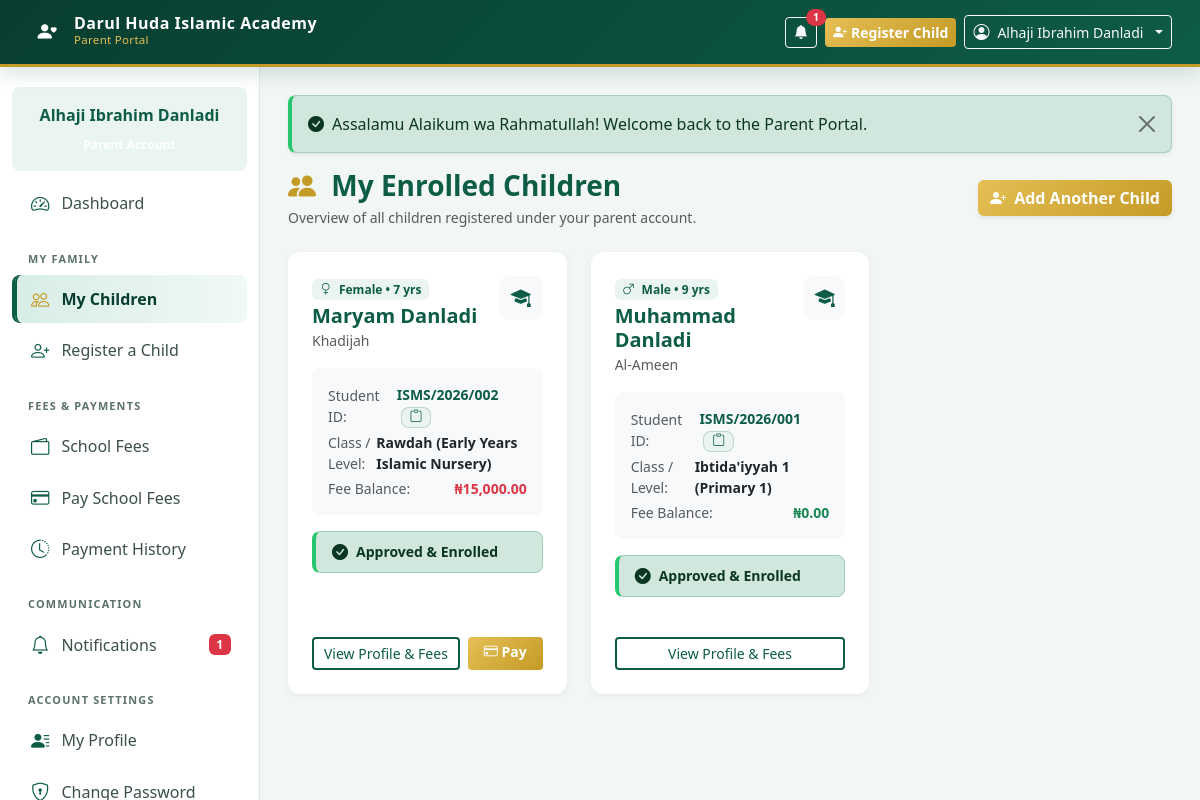
The page /parent/my_children.php (signed in) on the database its author committed.
### tables this page shows
CREATE TABLE `parents` (
  `id` INT AUTO_INCREMENT PRIMARY KEY,
  `user_id` INT NOT NULL UNIQUE,
  `full_name` VARCHAR(150) NOT NULL,
  `residential_address` TEXT NOT NULL,
  `emergency_contact_name` VARCHAR(150) NULL,
  `emergency_contact_phone` VARCHAR(25) NULL,
  `occupation` VARCHAR(100) NULL,
  `created_at` TIMESTAMP DEFAULT CURRENT_TIMESTAMP,
  `updated_at` TIMESTAMP DEFAULT CURRENT_TIMESTAMP ON UPDATE CURRENT_TIMESTAMP,
  CONSTRAINT `fk_parents_user` FOREIGN KEY (`user_id`) REFERENCES `users` (`id`) ON DELETE CASCADE
);

CREATE TABLE `students` (
  `id` INT AUTO_INCREMENT PRIMARY KEY,
  `student_id_number` VARCHAR(50) NULL UNIQUE,  
  `parent_id` INT NOT NULL,
  `first_name` VARCHAR(60) NOT NULL,
  `last_name` VARCHAR(60) NOT NULL,
  `other_name` VARCHAR(60) NULL,
  `date_of_birth` DATE NOT NULL,
  `gender` ENUM('Male', 'Female') NOT NULL,
  `requested_class_id` INT NULL,
  `current_class_id` INT NULL,
  `previous_islamiyya_education` TEXT NULL,
  `registration_status` ENUM('pending', 'approved', 'rejected') NOT NULL DEFAULT 'pending',
  `rejection_reason` TEXT NULL,
  `enrolment_status` ENUM('active', 'graduated', 'withdrawn', 'inactive') NOT NULL DEFAULT 'active',
  `admission_date` DATE NULL,
  `medical_info` TEXT NULL,
  `created_at` TIMESTAMP DEFAULT CURRENT_TIMESTAMP,
  `updated_at` TIMESTAMP DEFAULT CURRENT_TIMESTAMP ON UPDATE CURRENT_TIMESTAMP,
  CONSTRAINT `fk_students_parent` FOREIGN KEY (`parent_id`) REFERENCES `parents` (`id`) ON DELETE CASCADE,
  CONSTRAINT `fk_students_req_class` FOREIGN KEY (`requested_class_id`) REFERENCES `classes` (`id`) ON DELETE SET NULL,
  CONSTRAINT `fk_students_cur_class` FOREIGN KEY (`current_class_id`) REFERENCES `classes` (`id`) ON DELETE SET NULL
);

CREATE TABLE `classes` (
  `id` INT AUTO_INCREMENT PRIMARY KEY,
  `class_name` VARCHAR(100) NOT NULL,
  `level_category` VARCHAR(50) NOT NULL,  
  `description` VARCHAR(255) NULL,
  `display_order` INT NOT NULL DEFAULT 1,
  `status` ENUM('active', 'inactive') NOT NULL DEFAULT 'active',
  `created_at` TIMESTAMP DEFAULT CURRENT_TIMESTAMP
);

### parent/my_children.php (the view, shortened to what the rows shown need)
<?php
require_once __DIR__ . '/../includes/parent_header.php';
$pdo = get_db_connection();
$parent_id = (int)$parent['id'];
$stmt = $pdo->prepare("
    SELECT s.*, c.class_name as current_class_name, rc.class_name as requested_class_name,
        COALESCE(SUM(inv.balance), 0) as total_debt
    FROM students s
    LEFT JOIN classes c ON s.current_class_id = c.id
    LEFT JOIN classes rc ON s.requested_class_id = rc.id
    LEFT JOIN student_invoices inv ON s.id = inv.student_id
    WHERE s.parent_id = ?
    GROUP BY s.id
    ORDER BY s.id DESC
");
$stmt->execute([$parent_id]);
$children = $stmt->fetchAll();
?>
<?php if (empty($children)): ?>
    <div class="card card-modern p-5 text-center">
        <i class="bi bi-person-x text-muted" style="font-size: 3.5rem;"></i>
        <h4 class="fw-bold text-islamic mt-3">No Children Registered Yet</h4>
        <p class="text-muted mx-auto mb-4" style="max-width: 500px;">
            Enrol your children to begin their Islamic journey, track curriculum milestones, and manage school fees.
        </p>
        <div>
            <a href="<?= BASE_URL ?>/parent/register_child.php" class="btn btn-islamic px-4">
                <i class="bi bi-pencil-square me-1"></i> Register a Child Now
            </a>
        </div>
    </div>
<?php else: ?>
    <div class="row g-4">
        <?php foreach ($children as $child): ?>
            <?php
                $age = date_diff(date_create($child['date_of_birth']), date_create('today'))->y;
            ?>
            <div class="col-md-6 col-lg-4">
                <div class="card card-modern h-100">
                    <div class="card-body p-4 d-flex flex-column">
                        <div class="d-flex justify-content-between align-items-start mb-3">
                            <div>
                                <span class="badge bg-islamic-soft text-islamic mb-1">
                                    <i class="bi bi-<?= $child['gender'] === 'Male' ? 'gender-male' : 'gender-female' ?> me-1"></i>
                                    <?= e($child['gender']) ?> &bull; <?= $age ?> yrs
                                </span>
                                <h5 class="fw-bold text-islamic mb-0">
                                    <?= e($child['first_name'] . ' ' . $child['last_name']) ?>
                                </h5>
                                <?php if (!empty($child['other_name'])): ?>
                                    <small class="text-muted"><?= e($child['other_name']) ?></small>
                                <?php endif; ?>
                            </div>
                            <div class="stat-icon bg-light text-islamic" style="width: 44px; height: 44px;">
                                <i class="bi bi-mortarboard-fill fs-5"></i>
                            </div>
                        </div>
                        <div class="p-3 bg-light rounded-3 mb-3 small">
                            <div class="d-flex justify-content-between align-items-center mb-1">
                                <span class="text-muted">Student ID:</span>
                                <div>
                                    <?php if (!empty($child['student_id_number'])): ?>
                                        <strong class="text-islamic"><?= e($child['student_id_number']) ?></strong>
                                        <button type="button" class="copy-btn py-0 px-2 ms-1" data-copy="<?= e($child['student_id_number']) ?>" title="Copy Student ID">
                                            <i class="bi bi-clipboard"></i>
                                        </button>
                                    <?php else: ?>
                                        <span class="badge bg-warning text-dark"><i class="bi bi-clock me-1"></i> Pending Approval</span>
                                    <?php endif; ?>
                                </div>
                            </div>
                            <div class="d-flex justify-content-between mb-1">
                                <span class="text-muted">Class / Level:</span>
                                <strong><?= e($child['current_class_name'] ?? $child['requested_class_name']) ?></strong>
                            </div>
                            <div class="d-flex justify-content-between">
                                <span class="text-muted">Fee Balance:</span>
                                <strong class="<?= $child['total_debt'] > 0 ? 'text-danger' : 'text-success' ?>">
                                    <?= format_currency($child['total_debt']) ?>
                                </strong>
                            </div>
                        </div>
                        <div class="mb-3">
                            <?php if ($child['registration_status'] === 'approved'): ?>
                                <div class="alert alert-success py-2 px-3 small mb-0 d-flex align-items-center">
                                    <i class="bi bi-check-circle-fill me-2 fs-6"></i>
                                    <div><strong>Approved & Enrolled</strong></div>
                                </div>
                            <?php endif; ?>
                        </div>
                        <div class="mt-auto d-flex gap-2">
                            <a href="<?= BASE_URL ?>/parent/child_details.php?id=<?= $child['id'] ?>" class="btn btn-outline-islamic btn-sm flex-fill">
                                View Profile & Fees
                            </a>
                            <?php if ($child['total_debt'] > 0): ?>
                                <a href="<?= BASE_URL ?>/parent/pay_fee.php?student_id=<?= $child['id'] ?>" class="btn btn-gold btn-sm px-3" title="Pay Fees">
                                    <i class="bi bi-credit-card"></i> Pay
                                </a>
                            <?php endif; ?>
                        </div>
                    </div>
                </div>
            </div>
        <?php endforeach; ?>
    </div>
<?php endif; ?>
<?php require_once __DIR__ . '/../includes/parent_footer.php'; ?>

### includes/parent_header.php (shortened to what the rows shown need)
<?php
require_once __DIR__ . '/auth.php';
$school_name = get_setting('school_name', 'Darul Huda Islamic Academy');
$parent = get_current_parent_profile() ?? [
    'id' => 0,
    'full_name' => $_SESSION['username'] ?? 'Parent',
    'phone' => $_SESSION['phone'] ?? '',
    'email' => $_SESSION['email'] ?? '',
    'residential_address' => '',
    'occupation' => '',
    'emergency_contact_name' => '',
    'emergency_contact_phone' => ''
];
?>
<!DOCTYPE html>
<html lang="en">
<head>
    <link href="https://cdn.jsdelivr.net/npm/bootstrap@5.3.3/dist/css/bootstrap.min.css" rel="stylesheet">
    <link rel="stylesheet" href="https://cdn.jsdelivr.net/npm/bootstrap-icons@1.11.3/font/bootstrap-icons.min.css">
    <link rel="stylesheet" href="<?= BASE_URL ?>/assets/css/style.css">
</head>
<body>
<nav class="navbar navbar-expand-lg navbar-dark navbar-islamic sticky-top py-2 px-3">
    <div class="container-fluid">
        <div class="ms-auto d-flex align-items-center gap-2">
            <div class="dropdown">
                <button class="btn btn-outline-light dropdown-toggle btn-sm d-flex align-items-center gap-2" type="button" data-bs-toggle="dropdown">
                    <i class="bi bi-person-circle fs-6"></i>
                    <span class="d-none d-md-inline"><?= e($parent['full_name'] ?? $_SESSION['username']) ?></span>
                </button>
            </div>
        </div>
    </div>
</nav>
<div class="app-container">
    <aside class="sidebar collapse d-lg-block" id="parentSidebar">
        <div class="p-3 mb-2 bg-islamic-soft rounded-3 text-center">
            <div class="fw-bold text-islamic mb-1"><?= e($parent['full_name'] ?? 'Respected Parent') ?></div>
            <div class="badge bg-gold small">Parent Account</div>
        </div>
    </aside>
    <main class="main-content">
        <div class="container-fluid p-0">

### rows shown on the page
parents: full_name "Alhaji Ibrahim Danladi"
students: gender "Female", date_of_birth "7", first_name+last_name "Maryam Danladi", other_name "Khadijah", student_id_number "ISMS/2026/002", current_class.class_name "Rawdah (Early Years Islamic Nursery)", total_debt "₦15,000.00", registration_status "approved" (drawn)
students: gender "Male", date_of_birth "9", first_name+last_name "Muhammad Danladi", other_name "Al-Ameen", student_id_number "ISMS/2026/001", current_class.class_name "Ibtida'iyyah 1 (Primary 1)", total_debt "₦0.00", registration_status "approved" (drawn)

### other values the page prints
$school_name "Darul Huda Islamic Academy"
$unread_notifs "1"
$flash['message'] "Assalamu Alaikum wa Rahmatullah! Welcome back to the Parent Portal."
